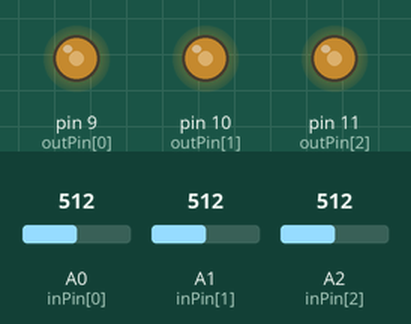
Recording of a sketch running on a simulated Arduino Uno, built with avr-gcc and run on an emulated ATmega328P. Shown: output pins drawn as LEDs (lit = HIGH). Inputs (shaded band) come from the test bench; at power-on: A0 (inPin[0]) = 512, A1 (inPin[1]) = 512, A2 (inPin[2]) = 512.

Above: at 1.2 s.
1.3 s: A0 (inPin[0]) set to 716
At 2.5 s:
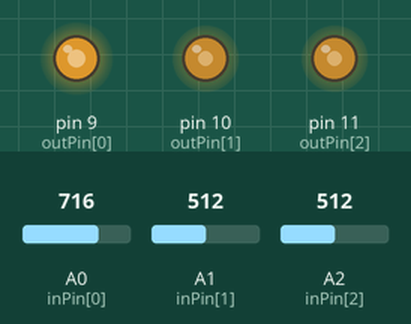
2.8 s: A1 (inPin[1]) set to 716
At 3.7 s:
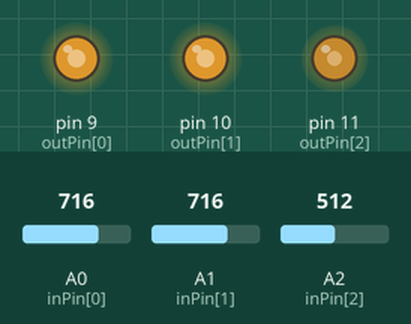
4.3 s: A2 (inPin[2]) set to 716
At 4.8 s:
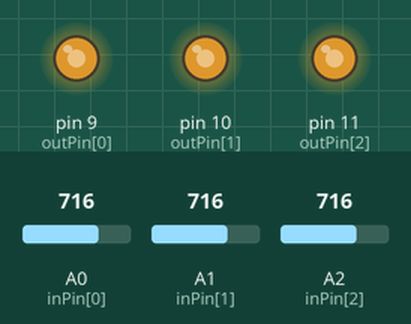
5.8 s: A0 (inPin[0]) set to 900
At 7.0 s:
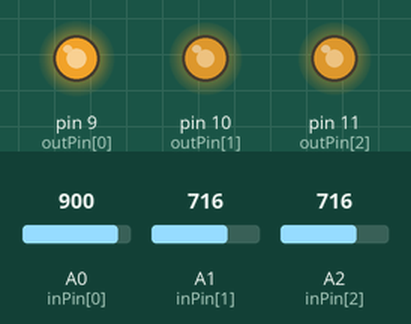
7.3 s: A1 (inPin[1]) set to 900
At 8.3 s:
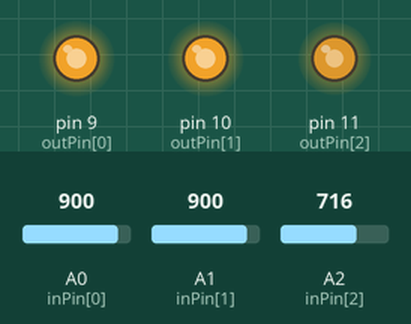
8.8 s: A2 (inPin[2]) set to 900
At 9.4 s:
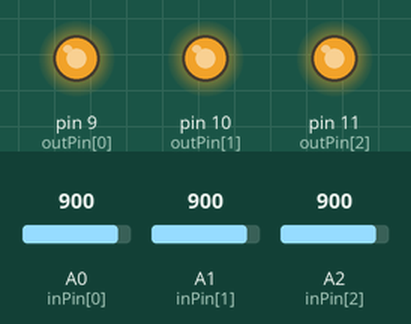
Timing chart, 0 to 11.3 s (numbered marks = the images above; inputs shaded):
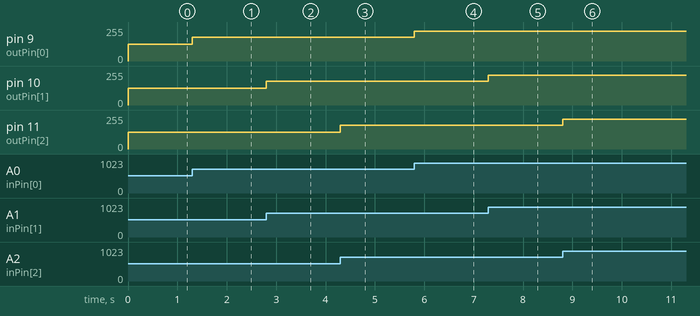

Measured:
- after the input at 1.3 s, pin 9 (outPin[0]): 127/255 → 178/255 at once
- after the input at 2.8 s, pin 10 (outPin[1]): 127/255 → 178/255 at once
- after the input at 4.3 s, pin 11 (outPin[2]): 127/255 → 178/255 at once
- after the input at 5.8 s, pin 9 (outPin[0]): 178/255 → 224/255 at once
- after the input at 7.3 s, pin 10 (outPin[1]): 178/255 → 224/255 at once
- after the input at 8.8 s, pin 11 (outPin[2]): 178/255 → 224/255 at once

The sketch:

Homework1.ino
```cpp
const int inPin[] = {A0, A1, A2};

const int outPin[] = {9, 10, 11};

int inValue[3];
int outValue[3];

int i;
const int nrPin = 3;

void setup() {
  for (i=0; i<nrPin; i++){
    pinMode(inPin[i], INPUT);
    pinMode(outPin[i], OUTPUT);
  }
}

void loop() {
  for (i=0; i<nrPin; i++){
    inValue[i] = analogRead(inPin[i]);
    outValue[i] = map(inValue[i], 0, 1023, 0, 255);
    analogWrite(outPin[i], outValue[i]);
  }
}
```
